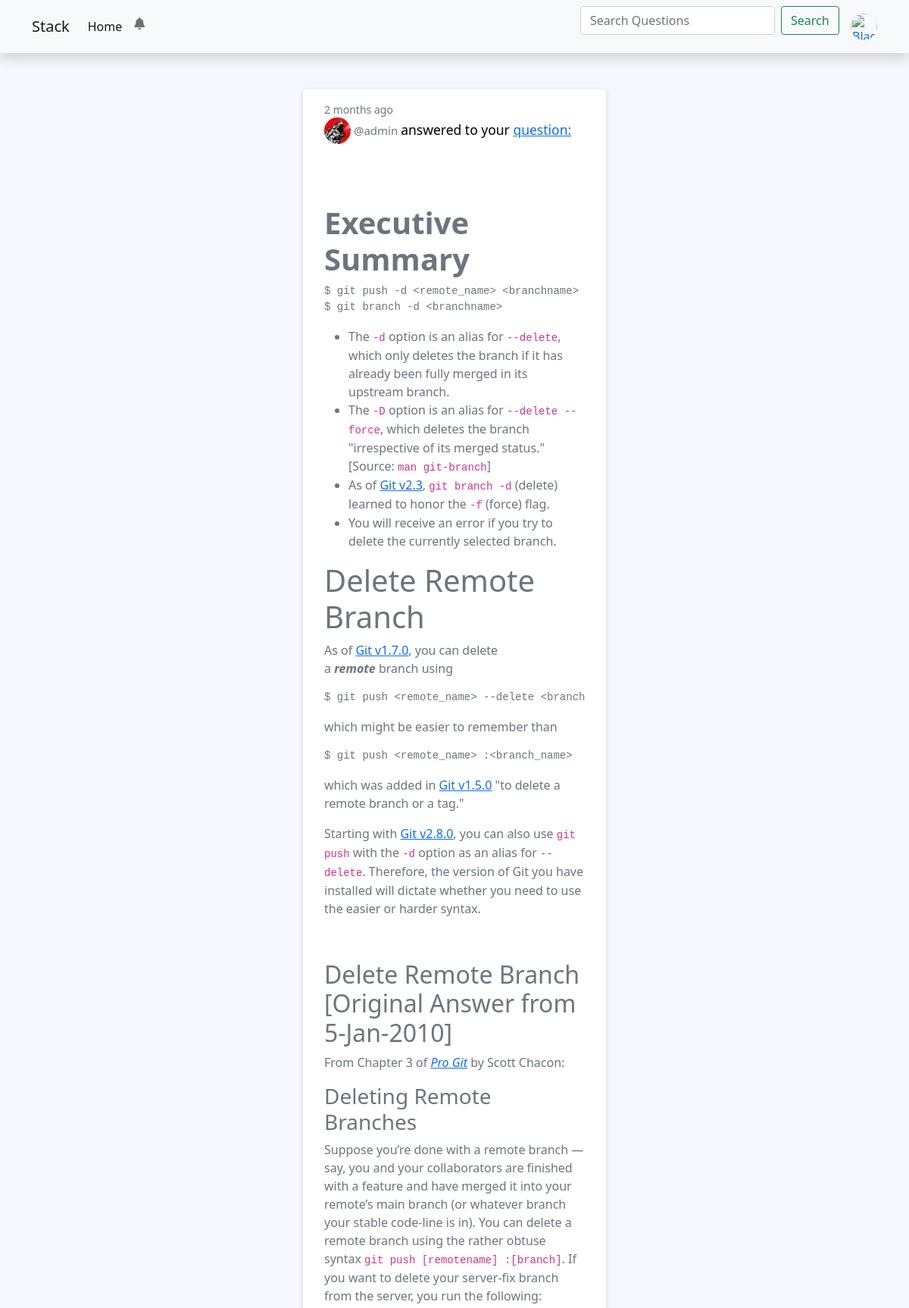
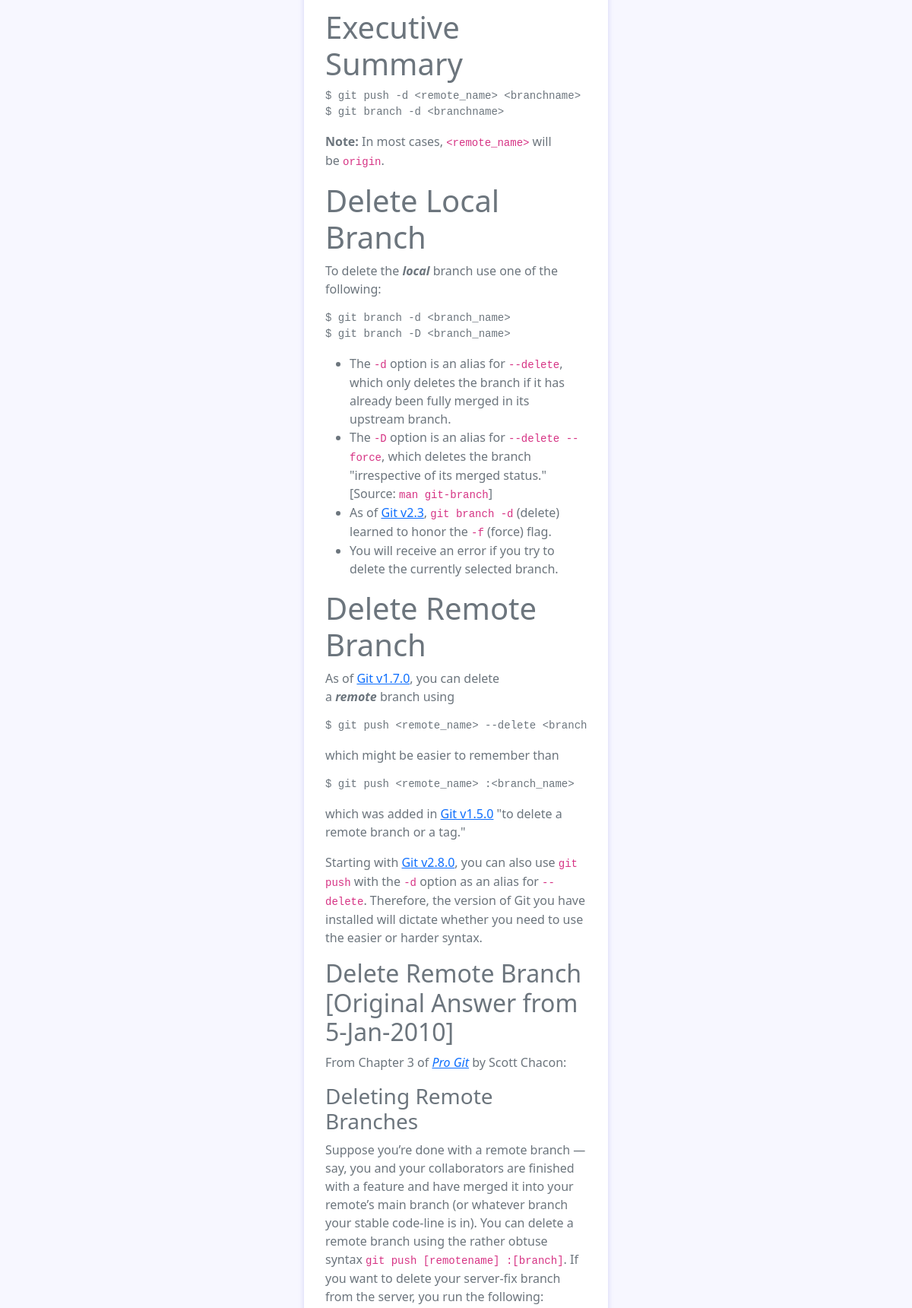
/notifications/answers (signed in, upper part), run on the app's committed database (2 pictures, top to bottom).
### answers/models.py (models this page shows, shortened)
class Answer(models.Model):
      author = models.ForeignKey(User, on_delete=models.CASCADE)
      question = models.ForeignKey(Question, on_delete=models.CASCADE, related_name='comments')
      author_of_question = models.ForeignKey(User, on_delete=models.CASCADE, null=True, blank=True, related_name='author_of_question')
      body = RichTextUploadingField()
      date_answered = models.DateTimeField(auto_now_add=True)
      likes = models.IntegerField(default=0)
      replies = models.IntegerField(default=0)
      is_seen = models.BooleanField(default=False)

### users/models.py (models this page shows, shortened)
class User(AbstractUser):
      phone_number = models.CharField(max_length=13, null=True, blank=True)
      pro = models.ForeignKey("questions.Category", on_delete=models.SET_NULL, null=True, blank=True )
      address = models.CharField(max_length=100, null=True, blank=True)
      bio = models.CharField(max_length=100, null=True, blank=True)
      pic = models.ImageField(upload_to='profiles/', blank=True, null=True)
      web = models.URLField(null=True, blank=True)
      github = models.URLField(null=True, blank=True)
      is_verified = models.BooleanField(default=False)

### answers/views.py (the view)
# urls.py: path('notifications/answers', views.nots_answer, name="answers"),
@login_required
def nots_answer(request):
	author = request.user
	question = Question.objects.filter(author=author)
	answers  = Answer.objects.filter(question__in = question).order_by('-date_answered')
	Answer.objects.filter(question__in = question, is_seen=False).update(is_seen=True)
	context = {
		'answers':answers
	}
	return render(request, 'answer_nots.html', context)

### answers/views.py (called while the page is built)
def countanswernotifications(request):
	notifications = 0
	if request.user.is_authenticated:
		notifications = Answer.objects.filter(author_of_question=request.user, is_seen=False).count()
	return  {'notifications':notifications}

def countreplynotifications(request):
	notifications = 0
	if request.user.is_authenticated:
		notifications = Reply.objects.filter(author_of_answer=request.user, is_seen=False).count()
	return  {'replynotifications':notifications}

def countlikenotifications(request):
	notifications = 0
	if request.user.is_authenticated:
		notifications = Likes.objects.filter(author_of_answer=request.user, is_seen=False).count()
	return  {'likenotifications':notifications}

### questions/views.py (called while the page is built)
def get_category(request):
      category = Category.objects.all()
      return {'category': category}

### users/views.py (called while the page is built)
def get_user(request):
    user = request.user
    return {'user':user}

### templates/answer_nots.html (shortened to what this page needs)
{% extends 'base.html' %}
{% load static %}
{% load humanize %}
{% block content %}
<br><br>
{% if answers %}
{% for answer in answers %}
<div class="container card border-secondary mb-3" style="max-width: 25rem;">
      <div class="card-body text-secondary">
            <small class="text-muted">{{ answer.date_answered|naturaltime }}</small>
        <h5 class="card-title"> <a style="text-decoration: none;" href="/profile/{{answer.author.username}}"  >
            <img
            {% if answer.author.pic %}
            src="{{answer.author.pic.url}}"
            {% else %}
            src="https://www.business2community.com/wp-content/uploads/2017/08/blank-profile-picture-973460_640.png"
            {% endif %}
            class="rounded-circle"
            height="35"
            alt="Black and White Portrait of a Man"
            loading="lazy" /><span style="font-size: 15px;" class="text-muted " > @{{answer.author.username}} </span></a><small style="color: black;" >answered to your <a href="{% url 'detail' answer.question.id answer.question.slug  %}" >question: </a></small></h5>
            <p style="overflow: hidden; text-overflow:ellipsis; display:-webkit-box; -webkit-line-clamp: 3; -webkit-box-orient: vertical;" class="card-text">{{answer.body|safe}}</p>
      </div>
</div>
{% endfor %}
{% else %}
<br><br>
<center>Nobody answered to your question</center>
{% endif %}
{% endblock %}

### templates/base.html (style rules this page uses)
body { background: #f7f7ff; }
.card { position: relative; display: flex; flex-direction: column; min-width: 0; word-wrap: break-word; background-color: #fff; background-clip: border-box; border: 0 solid transparent; border-radius: .25rem; margin-bottom: 1.5rem; box-shadow: 0 2px 6px 0 rgb(218 218 253 / 65%), 0 2px 6px 0 rgb(206 206 238 / 54%); }

### data on the page
Answer: date_answered "2 months ago", author.pic (picture), author.username "admin", body "Executive Summary $ git push -d <remote_name> <branchname> $ git branch -d <branchname> The -d option is an alias for --delete , which only deletes the branch if it has already been fully merged in its upstream branch. The -D option is an alias for --delete --force , which deletes the branch \"irrespective of its merged status.\" [Source: man git-branch ] As of Git v2.3 , git branch -d (delete) learned to honor the -f (force) flag. You will receive an error if you try to delete the currently selected branch. Delete Remote Branch As of Git v1.7.0 , you can delete a remote branch using $ git push <remote_name> --delete which might be easier to remember than $ git push <remote_name>…"
